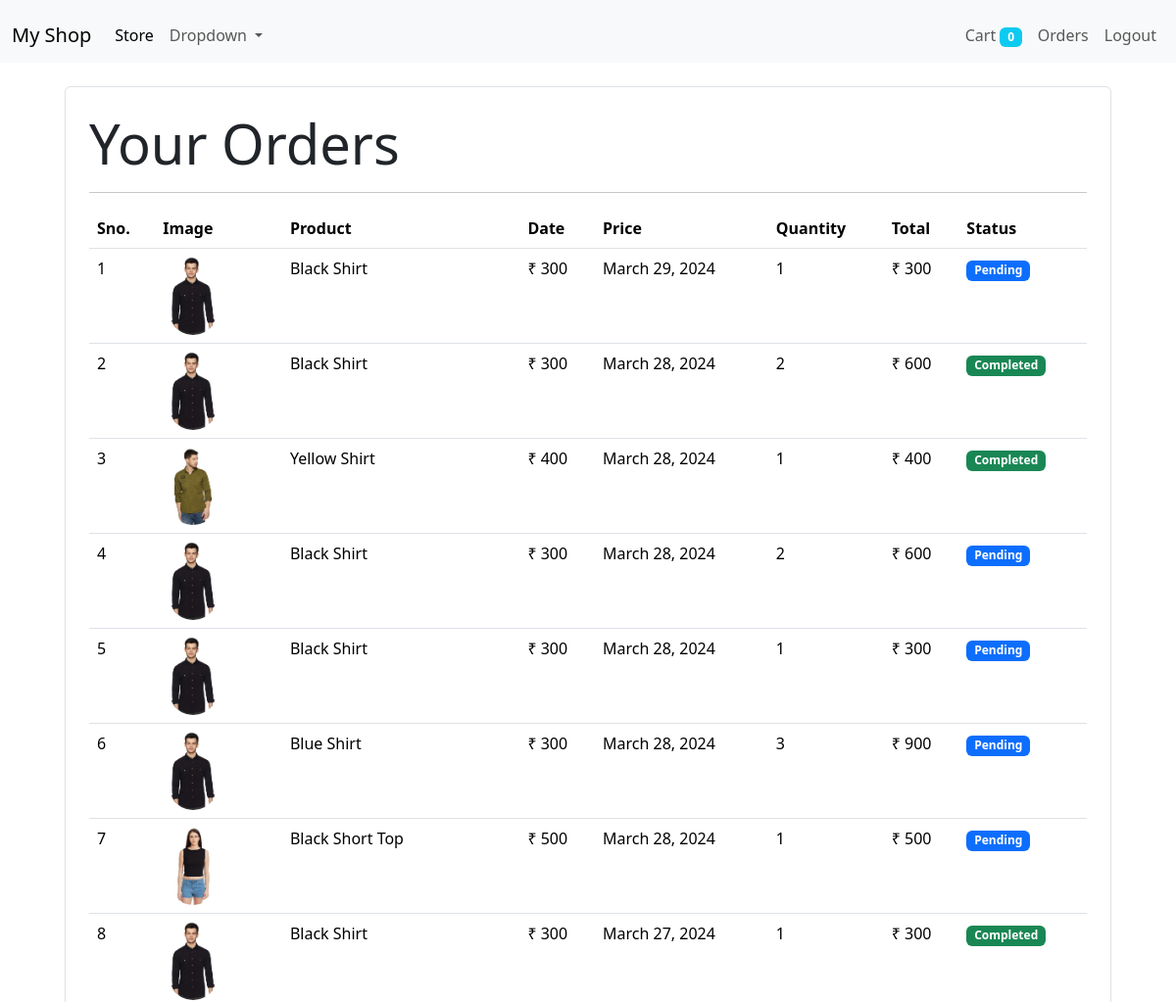
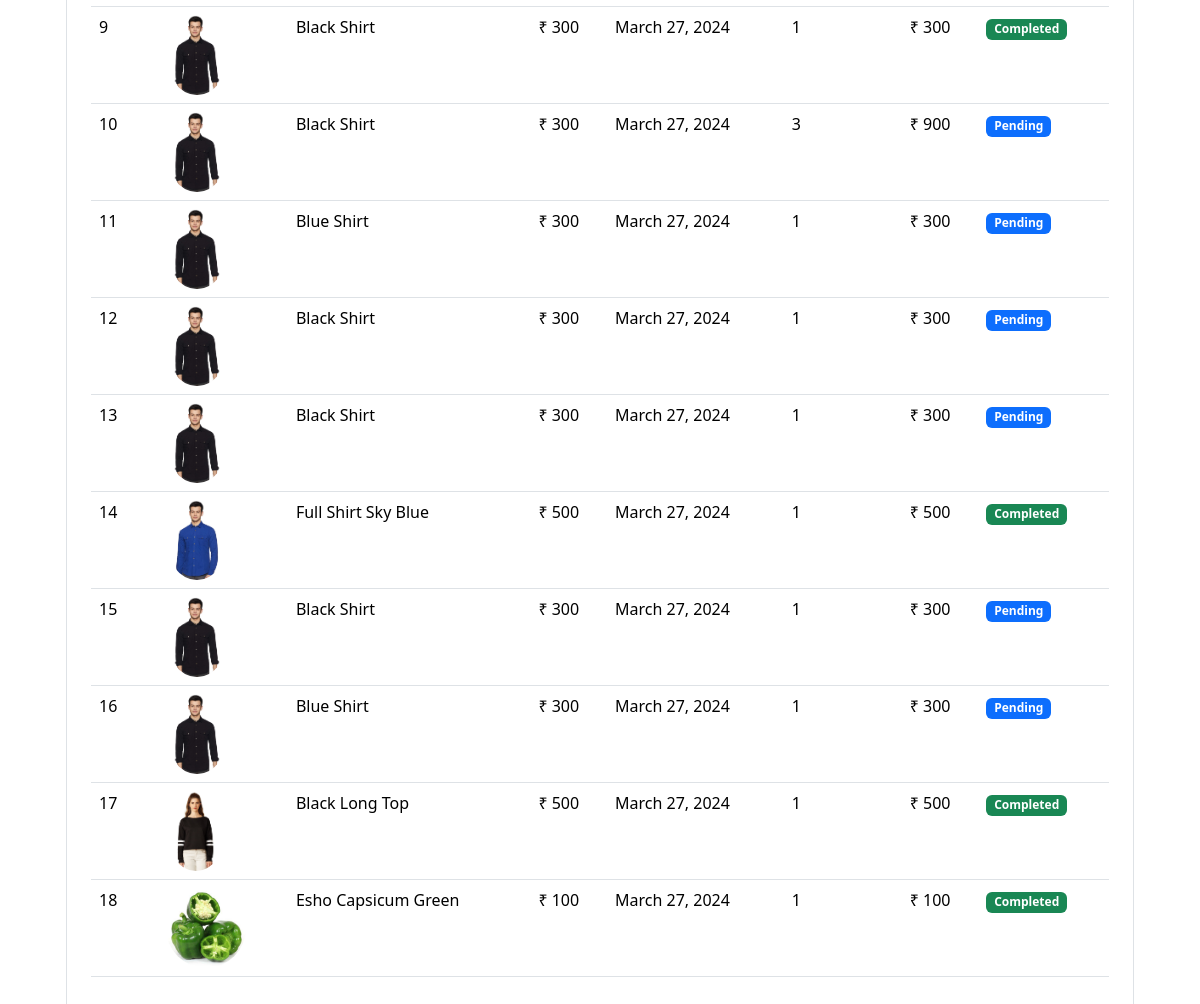
The app's page /orders (signed in) with its own data (2 pictures, top to bottom).
### Store/models/orders.py (models this page shows, shortened)
class Orders(models.Model):
    product = models.ForeignKey(product , on_delete=models.CASCADE)
    customer = models.ForeignKey(Customer, on_delete=models.CASCADE)
    quantity = models.IntegerField(default=1)
    price = models.IntegerField()
    address = models.CharField(max_length=50, default='', blank=True)
    phone = models.CharField(max_length=50, default='', blank=True)
    date = models.DateField(default=datetime.datetime.today)
    status = models.BooleanField(default=False)
    @staticmethod
    def get_orders_by_customer(customer_id):
        return Orders\
                .objects\
                .filter(customer = customer_id)\
                .order_by('-date')

### Store/models/product.py (models this page shows, shortened)
class product (models.Model):
    name = models.CharField(max_length=50)
    price = models.IntegerField(default=0)
    category = models.ForeignKey(category, on_delete = models.CASCADE, default = 1)
    description = models.CharField(max_length=200, default='', null=True, blank=True)
    image = models.ImageField(upload_to='uploads/products/')

### Store/middlewares/auth.py (the view)
    def middleware(request):
        return_url = request.META['PATH_INFO']
        if not request.session.get('customer'):
            return redirect(f'login?return_url={return_url}')
        response = get_response(request)
        return response

### Store/templatetags/custom_filter.py (called while the page is built)
@register.filter(name='currency')
def currency(number):
    return "₹ "+str(number)

@register.filter(name='multiply')
def multiply(number ,number1):
    return number * number1

### Store/views/orders.py (called while the page is built)
    @method_decorator(auth_middleware)
    def get(self, request):
        customer = request.session.get('customer')
        orders = Orders.get_orders_by_customer(customer)
        print(orders)
        return render (request, 'orders.html', {'orders': orders})

### Store/templates/orders.html
{% extends 'base.html' %}
{% block content %}
{% load cart %}
{% load custom_filter %}
<div class="container">
    <div class="border rounded p-4  m-4">
        <p class="display-4 pl-4 ml-4"> Your Orders</p>
        <hr>
        <table class="table table-hover">
            <thead>
                <tr>
                    <th>Sno.</th>
                    <th>Image</th>
                    <th>Product</th>
                    <th>Date</th>
                    <th>Price</th>
                    <th>Quantity</th>
                    <th>Total</th>
                    <th>Status</th>
                </tr>
            </thead>
            <tbody>
                {% for order in orders %}
                <tr>
                    <td scope="row">{{forloop.counter}}</td>
                    <td><img style="height: 80px;" class="rounded-circle" src="{{order.product.image.url}}" alt=""></td>
                    <td>{{order.product.name}}</td>
                    <td>{{order.price|currency}}</td>
                    <td>{{order.date}}</td>
                    <td>{{order.quantity}}</td>
                    <td>{{order.quantity|multiply:order.price|currency}}</td>
                    {% if order.status %}
                    <td><span class="badge bg-success">Completed</span></td>
                    {% else %}
                    <td><span class="badge bg-primary">Pending</span></td>
                    {% endif %}
                </tr>
                {% endfor %}
            </tbody>
        </table>
    </div>
</div>
{% endblock %}

### records on screen
Orders: product.image (picture), product.name "Black Shirt", price "₹ 300", date "March 29, 2024", quantity "1", quantity|multiply "₹ 300", status "Pending"
Orders: product.image (picture), product.name "Black Shirt", price "₹ 300", date "March 28, 2024", quantity "2", quantity|multiply "₹ 600", status "Completed"
Orders: product.image (picture), product.name "Yellow Shirt", price "₹ 400", date "March 28, 2024", quantity "1", quantity|multiply "₹ 400", status "Completed"
Orders: product.image (picture), product.name "Black Shirt", price "₹ 300", date "March 28, 2024", quantity "2", quantity|multiply "₹ 600", status "Pending"
Orders: product.image (picture), product.name "Black Shirt", price "₹ 300", date "March 28, 2024", quantity "1", quantity|multiply "₹ 300", status "Pending"
Orders: product.image (picture), product.name "Blue Shirt", price "₹ 300", date "March 28, 2024", quantity "3", quantity|multiply "₹ 900", status "Pending"
Orders: product.image (picture), product.name "Black Short Top", price "₹ 500", date "March 28, 2024", quantity "1", quantity|multiply "₹ 500", status "Pending"
Orders: product.image (picture), product.name "Black Shirt", price "₹ 300", date "March 27, 2024", quantity "1", quantity|multiply "₹ 300", status "Completed"
Orders: product.image (picture), product.name "Black Shirt", price "₹ 300", date "March 27, 2024", quantity "1", quantity|multiply "₹ 300", status "Completed"
Orders: product.image (picture), product.name "Black Shirt", price "₹ 300", date "March 27, 2024", quantity "3", quantity|multiply "₹ 900", status "Pending"
Orders: product.image (picture), product.name "Blue Shirt", price "₹ 300", date "March 27, 2024", quantity "1", quantity|multiply "₹ 300", status "Pending"
Orders: product.image (picture), product.name "Black Shirt", price "₹ 300", date "March 27, 2024", quantity "1", quantity|multiply "₹ 300", status "Pending"
Orders: product.image (picture), product.name "Black Shirt", price "₹ 300", date "March 27, 2024", quantity "1", quantity|multiply "₹ 300", status "Pending"
Orders: product.image (picture), product.name "Full Shirt Sky Blue", price "₹ 500", date "March 27, 2024", quantity "1", quantity|multiply "₹ 500", status "Completed"
Orders: product.image (picture), product.name "Black Shirt", price "₹ 300", date "March 27, 2024", quantity "1", quantity|multiply "₹ 300", status "Pending"
Orders: product.image (picture), product.name "Blue Shirt", price "₹ 300", date "March 27, 2024", quantity "1", quantity|multiply "₹ 300", status "Pending"
Orders: product.image (picture), product.name "Black Long Top", price "₹ 500", date "March 27, 2024", quantity "1", quantity|multiply "₹ 500", status "Completed"
Orders: product.image (picture), product.name "Esho Capsicum Green", price "₹ 100", date "March 27, 2024", quantity "1", quantity|multiply "₹ 100", status "Completed"

### other values on screen
{{ request.session.cart.keys|length }} "0"
